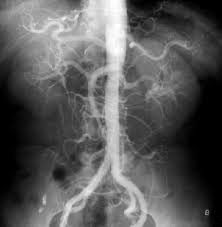
#> input picture pim/tarefa2/images/aorta1.jpg, 222 x 227 px
$ python hist_eq.py images/aorta1.jpg
#> lines starting #> are read from the running program, lines starting #| are printed output that depends on the picture
# coding=utf-8

import sys
import numpy as np
import matplotlib.pyplot as plt
import matplotlib as mpl
from numpy.random import randn
from PIL import Image

def calculateHistogram(img):
    hist = [0] * 256
    data = list(img.getdata())
    for p in data:
        hist[p] += 1
    return hist

def histogramEqualization(img, hist):
    height, width = img.size
    #quantidade de pixels da img
    size = float(height * width)
    g_f = [0] * 256

    # Normalizacao
    for i in range(0, len(hist)):
        g_f[i] = float(hist[i] / size)

    new_hist = [0] * 256
    #calcula o valor do hist na enésima posição
    new_hist[0] = int( (g_f[0] * 255) + 0.5)
    for i in range(1, len(hist)):
        g_f[i] += g_f[i-1]
        new_hist[i] = int( (g_f[i] * 255) + 0.5)

    # [4 lines of commented-out code are left out]

    return new_hist


# Inicio
if (len(sys.argv) != 2):
    sys.exit("Usage: python hist_eq.py <nome_image>")

# Abrindo imagem
img_name = sys.argv[1]
img1 = Image.open(img_name).convert("L")
height,width = img1.size
#> height = 222; width = 227

# Plottando o Histogram antes da Equalizacao
# plt.figure(figsize=(12,12))
plt.hist(np.asarray(img1).ravel(), 256,[0,256])
plt.savefig('hist_in.jpg')
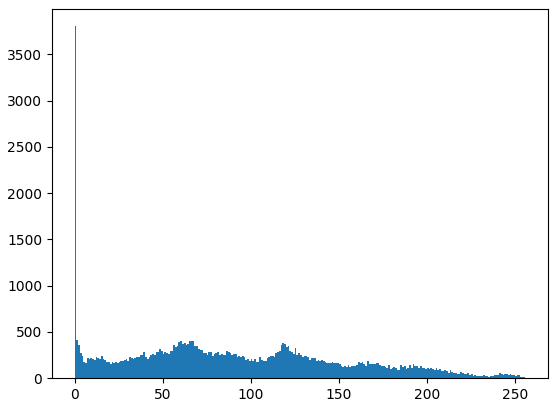
#> figure drawn by matplotlib, 1 panel; tallest bar 3805 high, from x = 0 to 1
plt.clf()

out = Image.new(img1.mode, (height, width))
#> out: PIL image 222x227 L; every value is 0

# Obtendo o Histogram manualmente
histogram = calculateHistogram(img1)
#> in calculateHistogram, `data = list(img.getdata())`: data = 50394 items
#> the loop in calculateHistogram, `for p in data:` made 50394 passes
#> p on passes 1 to 3: 82, 83, 84
#> after the loop in calculateHistogram, `for p in data:`: hist = 256 values, max 3805 at index 0, min 8 at index 255, mean 196.9
#> histogram has the same summary as hist in calculateHistogram
# Equalizando o histograma
histogram_ = histogramEqualization(img1, histogram)
#> after the loop in histogramEqualization, `for i in range(0, len(hist)):`: g_f = 256 values, max 0.0755 at index 0, min 0.000159 at index 255, mean 0.00391
#> after the loop in histogramEqualization, `for i in range(1, len(hist)):`: g_f = 256 values from 0.0755 to 1; new_hist = 256 values from 19 to 255
#> histogram_ = 256 values from 19 to 255

for i in range(0, height):
    for j in range(0, width):
        pixel = img1.getpixel((i,j))
        out.putpixel((i,j), histogram_[pixel])
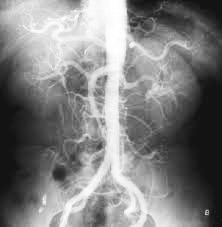
#> out: PIL image 222x227 L; min 19, max 255, mean 128.8

out.save("img_out.jpg", "JPEG")

# Plottando o Histogram depois da Equalizacao
plt.hist(np.asarray(out).ravel(), 256, [0,256])
plt.savefig('hist_out.jpg')
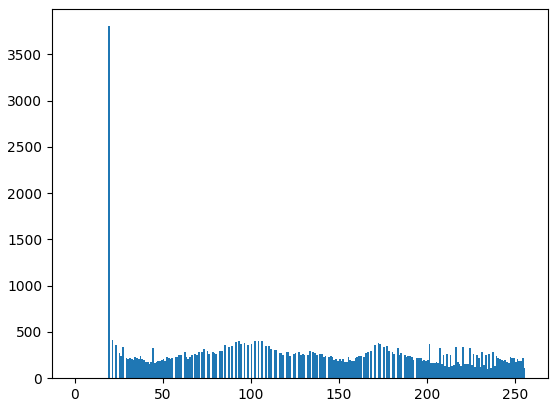
#> figure drawn by matplotlib, 1 panel; tallest bar 3805 high, from x = 19 to 20
plt.clf()

$ run again, on pim/tarefa2/images/low_contrast3.jpg
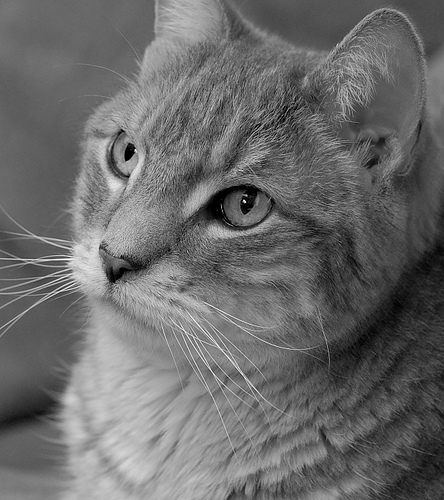
#> input picture pim/tarefa2/images/low_contrast3.jpg, 444 x 500 px
#> data = 222000 items
#> the loop in calculateHistogram, `for p in data:` made 222000 passes
#> p on passes 1 to 3: 109, 108, 110
#> after the loop in calculateHistogram, `for p in data:`: hist = 256 values, max 3451 at index 102, min 0 at index 244, mean 867.2
#> histogram has the same summary as hist in calculateHistogram
#> after the loop in histogramEqualization, `for i in range(0, len(hist)):`: g_f = 256 values, max 0.0155 at index 102, min 0 at index 244, mean 0.00391
#> after the loop in histogramEqualization, `for i in range(1, len(hist)):`: g_f = 256 values from 0.00156 to 1; new_hist = 256 values from 0 to 255
#> after the loop `for i in range(0, height):`:
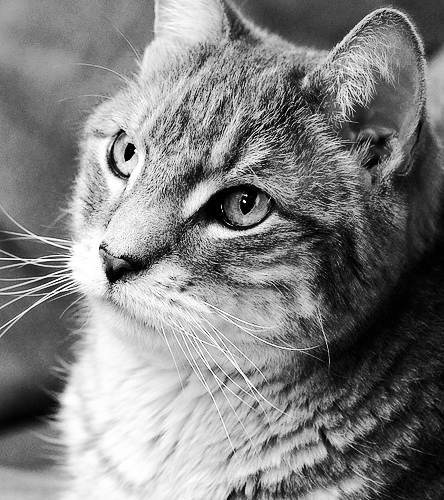
#> out: PIL image 444x500 L; min 0, max 255, mean 128.4
#> `plt.savefig('hist_out.jpg')`:
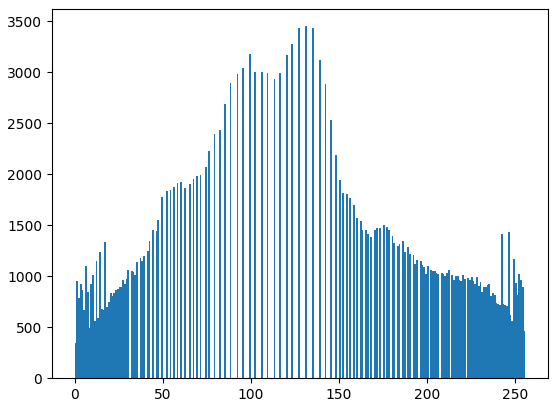
#> figure drawn by matplotlib, 1 panel; tallest bar 3451 high, from x = 131 to 132
